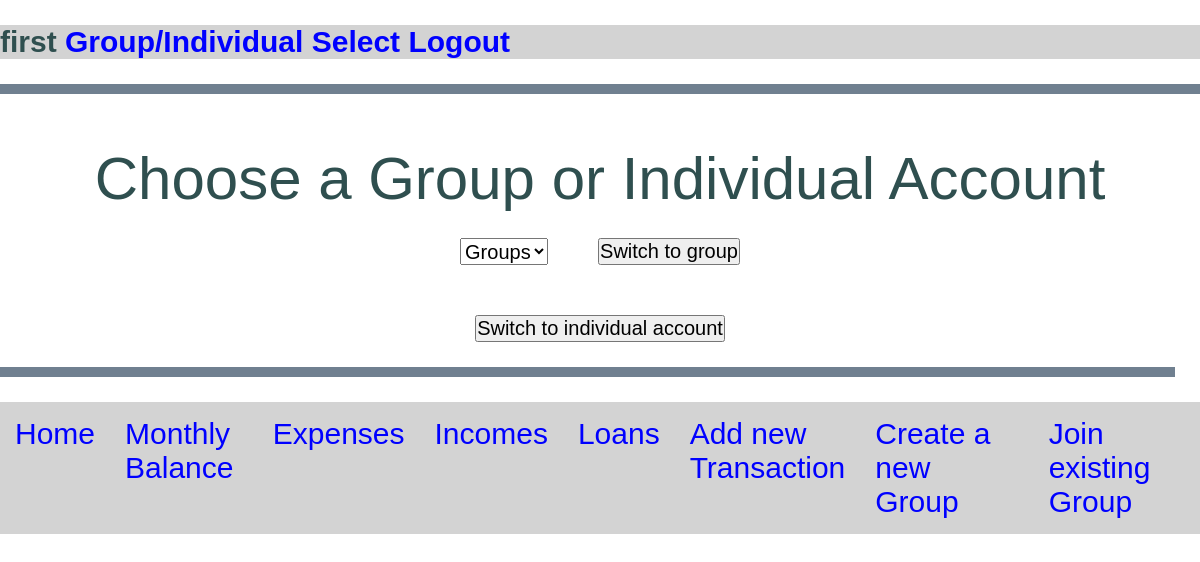
Page /balance/group_select (signed in) on the earlier database version.
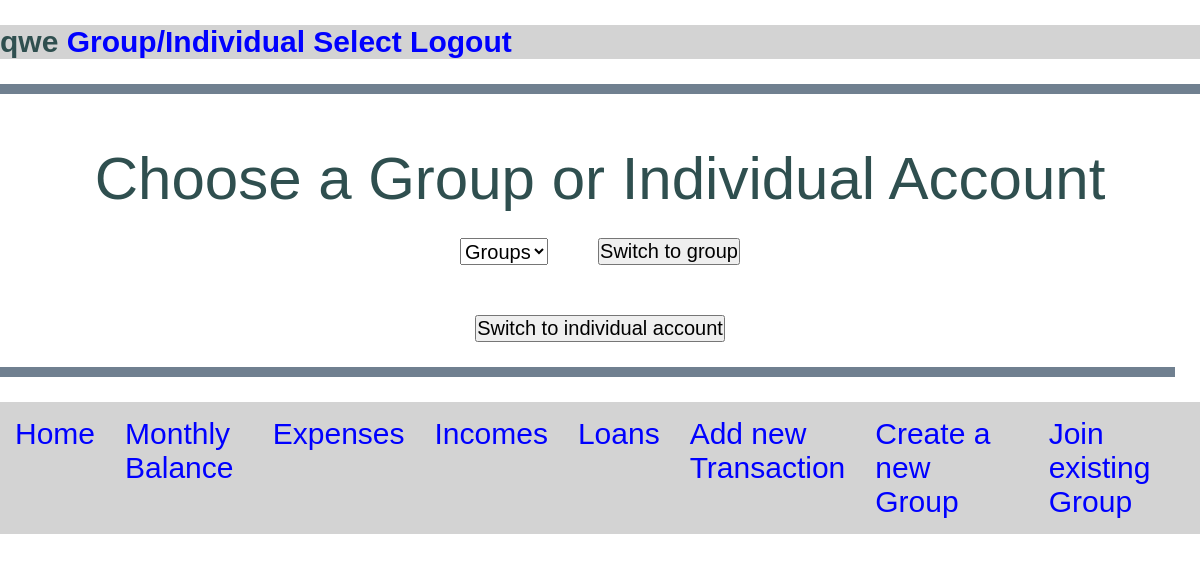
Same page on the later database version.
### user/models.py (models this page shows, shortened)
class MyUser(AbstractUser):
    as_group = models.BooleanField(
        default=False,
    )
    group = models.CharField(max_length=50, null=True,
                             default=None, blank=True)

### balance/views.py (the view)
# urls.py: path("group_select", login_required(select_group_view), name="group_select"),
def select_group_view(request):
    groups = UserGroup.objects.filter(members=request.user.id)
    group_names = [i.name for i in groups]
    if request.method == "POST":
        if request.POST.get("groups") in group_names:
            request.user.set_active_group(request.POST.get("groups"))
            request.user.save()
            return redirect("balance")
        elif request.POST.get("switch") == "Switch to individual account":
            request.user.as_group = False
            request.user.group = None
            request.user.save()
            return redirect("welcome")
    else:
        groups = UserGroup.objects.filter(members=request.user.id)
        group_names = [i.name for i in groups]
        return render(request, "balance/group_select.html", {"groups": group_names})

### balance/templates/balance/group_select.html (shortened to what this page needs)
<!DOCTYPE html>
<html lang="en">
<head>
    <link rel="stylesheet" href="/static/balance/group_select.css">
</head>
<body>
    <div class="content">
        <div class="top">
    <h4>
        {% if user.group == None %}
        {{user.username}}
        {% else %}
        {{user.group}}
        {% endif %}</a>
        <a href="{% url 'group_select' %}">Group/Individual Select</a>
        <a href="{% url 'logout' %}">Logout</a>
    </h4>
</div>
<div class="topline"></div>
<h3>Choose a Group or Individual Account</h3>
    <form method="post">{% csrf_token %}
        <select name="groups" id="groupselect">
            <option value="" selected disabled hidden>Groups</option>
        </select>
        <input type="submit" value="Switch to group">
    </form>
<div class="switch">
    <form method="post">{% csrf_token %}
        <input name="switch" type="submit" value="Switch to individual account">
    </form>
</div>
<div class="bottomline"></div>
    <nav>
        <a href="{% url 'welcome' %}">Home</a>
        <a href="{% url 'balance' %}">Monthly Balance</a>
        <a href="{% url 'expenses' %}">Expenses</a>
        <a href="{% url 'incomes' %}">Incomes</a>
        <a href="{% url 'loans' %}">Loans</a>
        <a href="{% url 'create' %}">Add new Transaction</a>
        <a href="{% url 'registration_group' %}">Create a new Group</a>
        <a href="{% url 'login_group' %}">Join existing Group</a>
    </nav>
</div>
</body>
</html>

Differences in the rows shown:
changed MyUser: group (not shown) → "qwe"; username "first" → (not shown)
